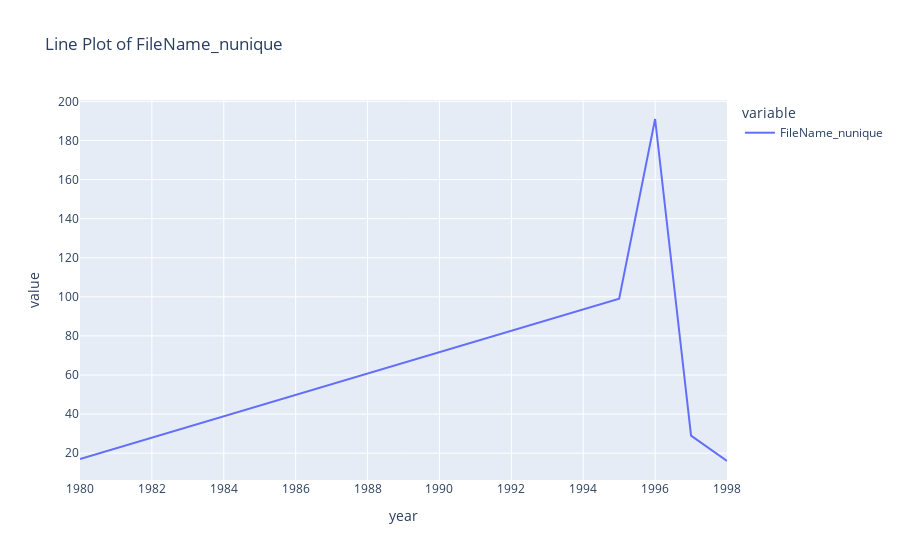

Notebook code for this chart:
### Code cell
line.line_plotly(data_year, ['FileName_nunique'])

### Figure 1 — Plotly figure (JSON) as saved in the notebook; plotly's stock layout.template omitted (floating-point values rounded to 4 significant figures)
{"data": [{"hovertemplate": "variable=FileName_nunique<br>year=%{x}<br>value=%{y}<extra></extra>", "legendgroup": "FileName_nunique", "line": {"color": "#636efa", "dash": "solid"}, "marker": {"symbol": "circle"}, "mode": "lines", "name": "FileName_nunique", "orientation": "v", "showlegend": true, "type": "scatter", "x": [1980, 1995, 1996, 1997, 1998], "xaxis": "x", "y": [17, 99, 191, 29, 16], "yaxis": "y"}], "layout": {"legend": {"title": {"text": "variable"}, "tracegroupgap": 0}, "title": {"text": "Line Plot of FileName_nunique"}, "xaxis": {"anchor": "y", "domain": [0, 1], "title": {"text": "year"}}, "yaxis": {"anchor": "x", "domain": [0, 1], "title": {"text": "value"}}}}
